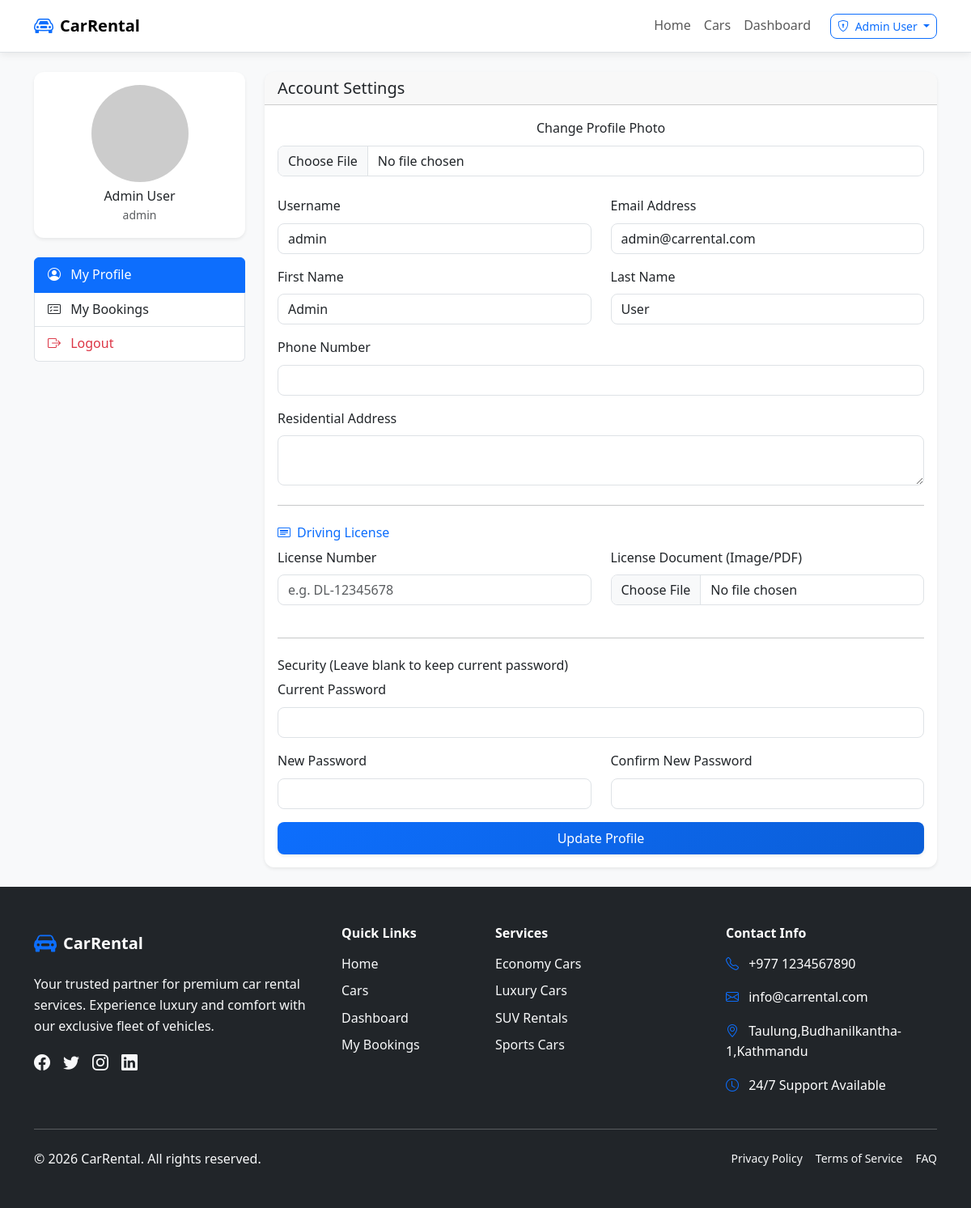
The app's page /profile.php (signed in) with its own data.
### tables this page shows
CREATE TABLE `users` (
  `id` int(11) NOT NULL,
  `username` varchar(50) NOT NULL,
  `email` varchar(100) NOT NULL,
  `password_hash` varchar(255) NOT NULL,
  `first_name` varchar(50) NOT NULL,
  `last_name` varchar(50) NOT NULL,
  `profile_image` varchar(255) DEFAULT NULL,
  `phone` varchar(20) DEFAULT NULL,
  `address` text DEFAULT NULL,
  `role` enum('user','admin') DEFAULT 'user',
  `status` enum('active','inactive','suspended') DEFAULT 'active',
  `created_at` timestamp NOT NULL DEFAULT current_timestamp(),
  `updated_at` timestamp NOT NULL DEFAULT current_timestamp() ON UPDATE current_timestamp(),
  `license_number` varchar(50) DEFAULT NULL,
  `license_image` varchar(255) DEFAULT NULL
);

### public/url.php (called while the page is built, shortened)
<?php
if (!function_exists('base_url')) {
    function base_url(string $path = ''): string {
        $https = (!empty($_SERVER['HTTPS']) && $_SERVER['HTTPS'] !== 'off')
                 || (isset($_SERVER['SERVER_PORT']) && (int)$_SERVER['SERVER_PORT'] === 443);
        $scheme = $https ? 'https' : 'http';
        $host = $_SERVER['HTTP_HOST'] ?? $_SERVER['SERVER_NAME'] ?? 'localhost';
        $base = $scheme . '://' . $host . '/Car-rental-php/public/';
        $path = ltrim($path, '/');
        return $base . $path;
    }
}
function asset_url(string $path = ''): string {
    return base_url('assets/' . ltrim($path, '/'));
}
?>

### config/auth.php (called while the page is built, shortened)
<?php
require_once __DIR__ . '/../config/database.php';
function is_logged_in() {
    return isset($_SESSION['user_id']) && !empty($_SESSION['user_id']);
}
function get_current_user_data() {
    return db_fetch("SELECT * FROM users WHERE id = ?", [$_SESSION['user_id']]);
}
?>

### config/database.php (called while the page is built, shortened)
<?php
try {
    $dsn = "mysql:host=" . DB_HOST . ";dbname=" . DB_NAME . ";charset=" . DB_CHARSET;
    $pdo = new PDO($dsn, DB_USER, DB_PASS, [
        PDO::ATTR_ERRMODE => PDO::ERRMODE_EXCEPTION,
        PDO::ATTR_DEFAULT_FETCH_MODE => PDO::FETCH_ASSOC,
        PDO::ATTR_EMULATE_PREPARES => false,
    ]);
} catch (PDOException $e) {
    die("Database connection failed: " . $e->getMessage());
}
function db_query($sql, $params = []) {
    global $pdo;
    try {
        $stmt = $pdo->prepare($sql);
        $stmt->execute($params);
        return $stmt;
    } catch (PDOException $e) {
        error_log("Database query error: " . $e->getMessage());
        return false;
    }
}
function db_fetch($sql, $params = []) {
    $stmt = db_query($sql, $params);
    return $stmt ? $stmt->fetch() : false;
}
?>

### public/profile.php (the view, shortened to what this page needs)
<?php
require_once __DIR__ . '/../config/auth.php';
require_once __DIR__ . '/url.php';
$current_user = get_current_user_data();
?>
<!DOCTYPE html>
<html lang="en">
<head>
    <link href="https://cdn.jsdelivr.net/npm/bootstrap@5.3.2/dist/css/bootstrap.min.css" rel="stylesheet">
    <link rel="stylesheet" href="https://cdn.jsdelivr.net/npm/bootstrap-icons@1.11.2/font/bootstrap-icons.css">
    <link rel="stylesheet" href="<?= asset_url('css/styles.css') ?>">
</head>
<body>
    <?php include '../public/navbar.php'; ?>
    <main class="py-4">
        <div class="container">
            <div class="row g-4">
                <div class="col-lg-3">
                    <div class="card shadow-sm mb-4">
                        <div class="card-body text-center">
                            <img src="<?= htmlspecialchars($current_user['profile_image'] ?: 'https://via.placeholder.com/120') ?>"
                                 class="rounded-circle mb-2" style="width:120px; aspect-ratio:1/1; object-fit:cover;">
                            <h6 class="mb-0"><?= htmlspecialchars($current_user['first_name'] . ' ' . $current_user['last_name']) ?></h6>
                            <small class="text-muted"><?= htmlspecialchars($current_user['username']) ?></small>
                        </div>
                    </div>
                    <div class="list-group">
                        <a href="profile.php" class="list-group-item list-group-item-action active"><i class="bi bi-person-circle me-2"></i> My Profile</a>
                        <a href="my-booking.php" class="list-group-item list-group-item-action"><i class="bi bi-card-checklist me-2"></i> My Bookings</a>
                        <a href="<?= base_url('auth/logout.php') ?>" class="list-group-item list-group-item-action text-danger"><i class="bi bi-box-arrow-right me-2"></i> Logout</a>
                    </div>
                </div>
                <div class="col-lg-9">
                    <div class="card shadow-sm">
                        <div class="card-header"><h5 class="mb-0">Account Settings</h5></div>
                        <div class="card-body">
                            <form method="POST" enctype="multipart/form-data">
                                <div class="mb-4 text-center">
                                    <label class="form-label d-block">Change Profile Photo</label>
                                    <input type="file" name="profile_image" class="form-control" accept="image/*">
                                </div>
                                <div class="row">
                                    <div class="col-md-6 mb-3">
                                        <label class="form-label">Username</label>
                                        <input type="text" name="username" class="form-control" value="<?= htmlspecialchars($current_user['username']) ?>" required>
                                    </div>
                                    <div class="col-md-6 mb-3">
                                        <label class="form-label">Email Address</label>
                                        <input type="email" name="email" class="form-control" value="<?= htmlspecialchars($current_user['email']) ?>" required>
                                    </div>
                                </div>
                                <div class="row">
                                    <div class="col-md-6 mb-3">
                                        <label class="form-label">First Name</label>
                                        <input type="text" name="first_name" class="form-control" value="<?= htmlspecialchars($current_user['first_name']) ?>" required>
                                    </div>
                                    <div class="col-md-6 mb-3">
                                        <label class="form-label">Last Name</label>
                                        <input type="text" name="last_name" class="form-control" value="<?= htmlspecialchars($current_user['last_name']) ?>" required>
                                    </div>
                                </div>
                                <div class="mb-3">
                                    <label class="form-label">Phone Number</label>
                                    <input type="text" name="phone" class="form-control" value="<?= htmlspecialchars($current_user['phone'] ?? '') ?>" required>
                                </div>
                                <div class="mb-3">
                                    <label class="form-label">Residential Address</label>
                                    <textarea name="address" class="form-control" rows="2"><?= htmlspecialchars($current_user['address'] ?? '') ?></textarea>
                                </div>
                                <hr class="my-4">
                                <h6 class="text-primary"><i class="bi bi-card-heading me-2"></i>Driving License</h6>
                                <div class="row">
                                    <div class="col-md-6 mb-3">
                                        <label class="form-label">License Number</label>
                                        <input type="text" name="license_number" class="form-control" value="<?= htmlspecialchars($current_user['license_number'] ?? '') ?>" placeholder="e.g. DL-12345678">
                                    </div>
                                    <div class="col-md-6 mb-3">
                                        <label class="form-label">License Document (Image/PDF)</label>
                                        <input type="file" name="license_image" class="form-control" accept="image/*,.pdf">
                                    </div>
                                </div>
                                <hr class="my-4">
                                <h6>Security (Leave blank to keep current password)</h6>
                                <div class="mb-3">
                                    <label class="form-label">Current Password</label>
                                    <input type="password" name="current_password" class="form-control">
                                </div>
                                <div class="row">
                                    <div class="col-md-6 mb-3">
                                        <label class="form-label">New Password</label>
                                        <input type="password" name="new_password" class="form-control">
                                    </div>
                                    <div class="col-md-6 mb-3">
                                        <label class="form-label">Confirm New Password</label>
                                        <input type="password" name="confirm_password" class="form-control">
                                    </div>
                                </div>
                                <button type="submit" class="btn btn-primary w-100 py-2 shadow-sm">Update Profile</button>
                            </form>
                        </div>
                    </div>
                </div>
            </div>
        </div>
    </main>
    <?php include '../public/footer.php'; ?>
</body>
</html>

### public/assets/css/styles.css (style rules this page uses)
:root { --primary-color: #0d6efd; --secondary-color: #6c757d; --success-color: #198754; --warning-color: #ffc107; --danger-color: #dc3545; --light-color: #f8f9fa; --muted-color: #adb5bd; --dark-color: #212529; --card-bg: #ffffff; --transition: all 0.3s ease; --radius-sm: 8px; --radius-md: 12px; --radius-lg: 16px; }
* { box-sizing: border-box; }
html, body { height: 100%; }
body { font-family: 'Segoe UI', Tahoma, Geneva, Verdana, sans-serif; line-height: 1.6; background-color: var(--light-color); color: var(--dark-color); -webkit-font-smoothing: antialiased; -moz-osx-font-smoothing: grayscale; transition: var(--transition); -webkit-tap-highlight-color: transparent; }
a { color: var(--primary-color); text-decoration: none; }
.card { transition: var(--transition); border: none; background: var(--card-bg); border-radius: var(--radius-md); box-shadow: 0 2px 10px rgba(0,0,0,0.08); overflow: hidden; }
.btn { border-radius: 8px; font-weight: 500; transition: var(--transition); }
.btn-primary { background: linear-gradient(135deg, #0d6efd 0%, #0b5ed7 100%); border: none; color: #fff; }
.form-control, .form-select { border-radius: var(--radius-sm); border: 1px solid #dee2e6; transition: var(--transition); }

### records on screen
users: first_name+last_name "Admin User", username "admin", email "admin@carrental.com", first_name "Admin", last_name "User"

### other values on screen
$_SESSION['user_name'] "Admin User"
